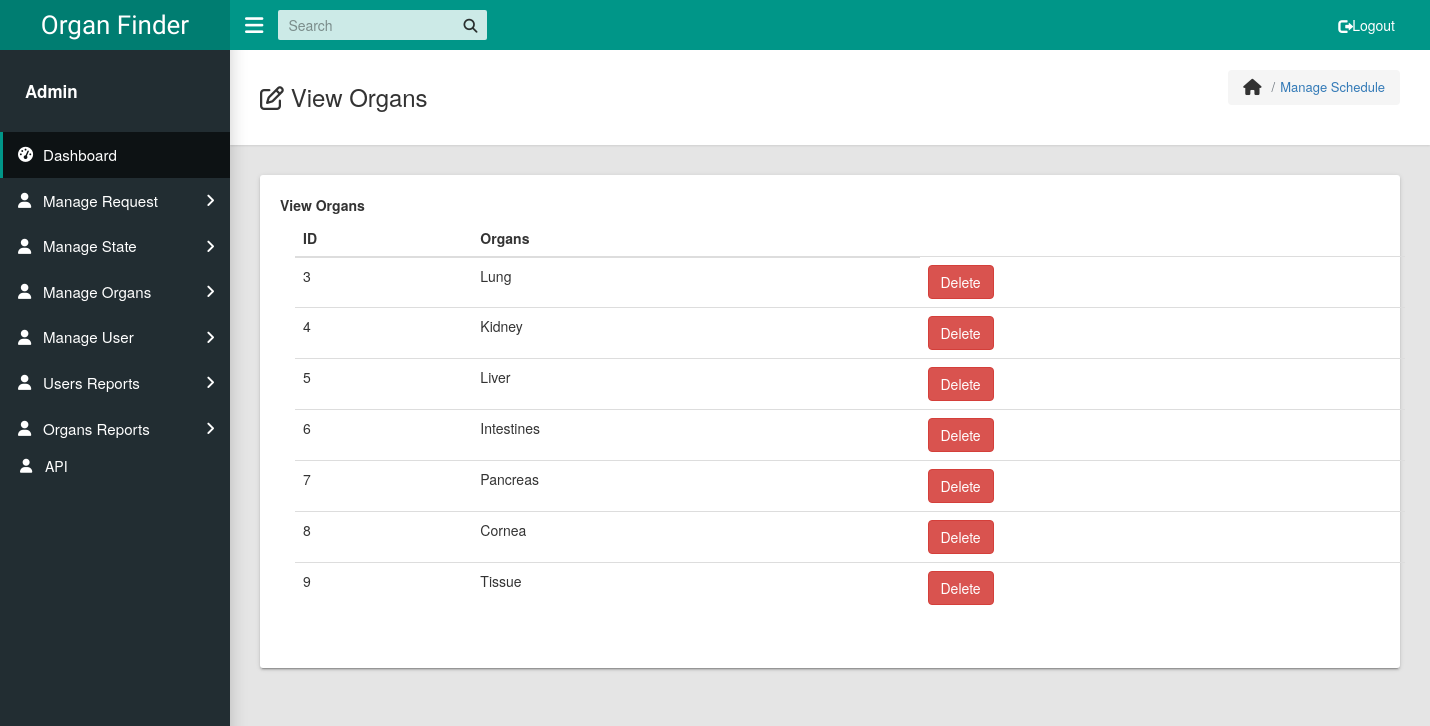
/vieworgens.php, run on the app's committed database.
### tables this page shows
CREATE TABLE `orgens` (
  `id` int(11) NOT NULL,
  `orgens_name` varchar(50) NOT NULL
);

### vieworgens.php (the view, shortened to what this page needs)
 <?php
include "config.php";
$sql = "SELECT * FROM orgens";
$result = $conn->query($sql);
?>
<!DOCTYPE html>
<html lang="en">
<head>
    <link rel="stylesheet" type="text/css" href="css/main.css">
	<link rel="stylesheet" href="https://maxcdn.bootstrapcdn.com/bootstrap/3.4.0/css/bootstrap.min.css">
    <link rel="stylesheet" type="text/css" href="../../maxcdn.bootstrapcdn.com/font-awesome/4.7.0/css/font-awesome.min.css">
  </head>
  <body class="app sidebar-mini rtl">
    <header class="app-header"><a class="app-header__logo" href="dashboard.php">Organ Finder</a>
      <a class="app-sidebar__toggle" href="#" data-toggle="sidebar" aria-label="Hide Sidebar"></a>
      <ul class="app-nav">
        <li class="app-search">
          <input class="app-search__input" type="search" placeholder="Search">
          <button class="app-search__button"><i class="fa fa-search"></i></button>
        </li>
    			<li class="app-nav">
				<a class="treeview-item" href="logout.php"><i class="glyphicon glyphicon-log-out"></i> Logout</a>
				</li>
    </header>
    <aside class="app-sidebar">
      <div class="app-sidebar__user"><img class="app-sidebar__user-avatar" src="admin.png" alt="">
        <div>
          <p class="app-sidebar__user-name"><b>Admin</b></p>
        </div>
      </div>
      <ul class="app-menu">
        <li><a class="app-menu__item active" href="dashboard.php"><i class="app-menu__icon fa fa-dashboard"></i><span class="app-menu__label">Dashboard</span></a></li>
	<li class="treeview"><a class="app-menu__item" href="#" data-toggle="treeview"><i class="app-menu__icon fa fa-user">
      </i><span class="app-menu__label">Manage Request</span><i class="treeview-indicator fa fa-angle-right"></i></a>
        </li>
        <li class="treeview"><a class="app-menu__item" href="#" data-toggle="treeview"><i class="app-menu__icon fa fa-user"></i><span class="app-menu__label">Manage State</span><i class="treeview-indicator fa fa-angle-right"></i></a>
        </li>
       <li class="treeview"><a class="app-menu__item" href="vieworgens.php" data-toggle="treeview"><i class="app-menu__icon fa fa-user"></i><span class="app-menu__label">Manage Organs</span><i class="treeview-indicator fa fa-angle-right"></i></a>
        </li>
        <li class="treeview"><a class="app-menu__item" href="#" data-toggle="treeview"><i class="app-menu__icon fa fa-user"></i><span class="app-menu__label">Manage User</span><i class="treeview-indicator fa fa-angle-right"></i></a>
        </li>
		<li class="treeview"><a class="app-menu__item" href="#" data-toggle="treeview"><i class="app-menu__icon fa fa-user"></i><span class="app-menu__label"> Users Reports</span><i class="treeview-indicator fa fa-angle-right"></i></a>
		  </li>
		  <li class="treeview"><a class="app-menu__item" href="#" data-toggle="treeview"><i class="app-menu__icon fa fa-user"></i>
		<span class="app-menu__label">Organs Reports</span><i class="treeview-indicator fa fa-angle-right"></i></a>
		  </li>
		  <li><a class="treeview-item" href="api.php"><i class="app-menu__icon fa fa-user"></i> API</a></li>
      </ul>
    </aside>
	  <main class="app-content">
      <div class="app-title">
        <div>
          <h1><i class="fa fa-edit"></i> View Organs</h1>
        </div>
        <ul class="app-breadcrumb breadcrumb">
          <li class="breadcrumb-item"><i class="fa fa-home fa-lg"></i></li>
          <li class="breadcrumb-item"><a href="#">Manage Schedule</a></li>
        </ul>
      </div>
      <div class="row">
        <div class="col-md-12">
          <div class="tile">
            <div class="row">
              <div class="col-lg-6">
                <form>
                  <div class="form-group">
                                    <label for="exampleSelect1">View Organs</label>
					<div class="container">
<table class="table">
	<thead>
		<tr>
		<th>ID</th>
		<th>Organs</th>
	</tr>
	</thead>
	<tbody>
		<?php
			if ($result->num_rows > 0)
			{
				while ($row = $result->fetch_assoc())
					{
				?>
					<tr>
					<td><?php echo $row['id']; ?></td>
					<td><?php echo $row['orgens_name']; ?></td>
					<td><a class="btn btn-danger" href="deleteorgens.php?id=<?php echo $row['id']; ?>">Delete</a></td>
					</tr>
		<?php		}
			}
		?>
	</tbody>
</table>
	</div>
</div>
                </div>
            </div>
          </div>
        </div>
      </div>
    </main>
	</body>
</html>

### data on the page
orgens: id "3", orgens_name "Lung"
orgens: id "4", orgens_name "Kidney"
orgens: id "5", orgens_name "Liver"
orgens: id "6", orgens_name "Intestines"
orgens: id "7", orgens_name "Pancreas"
orgens: id "8", orgens_name "Cornea"
orgens: id "9", orgens_name "Tissue"
